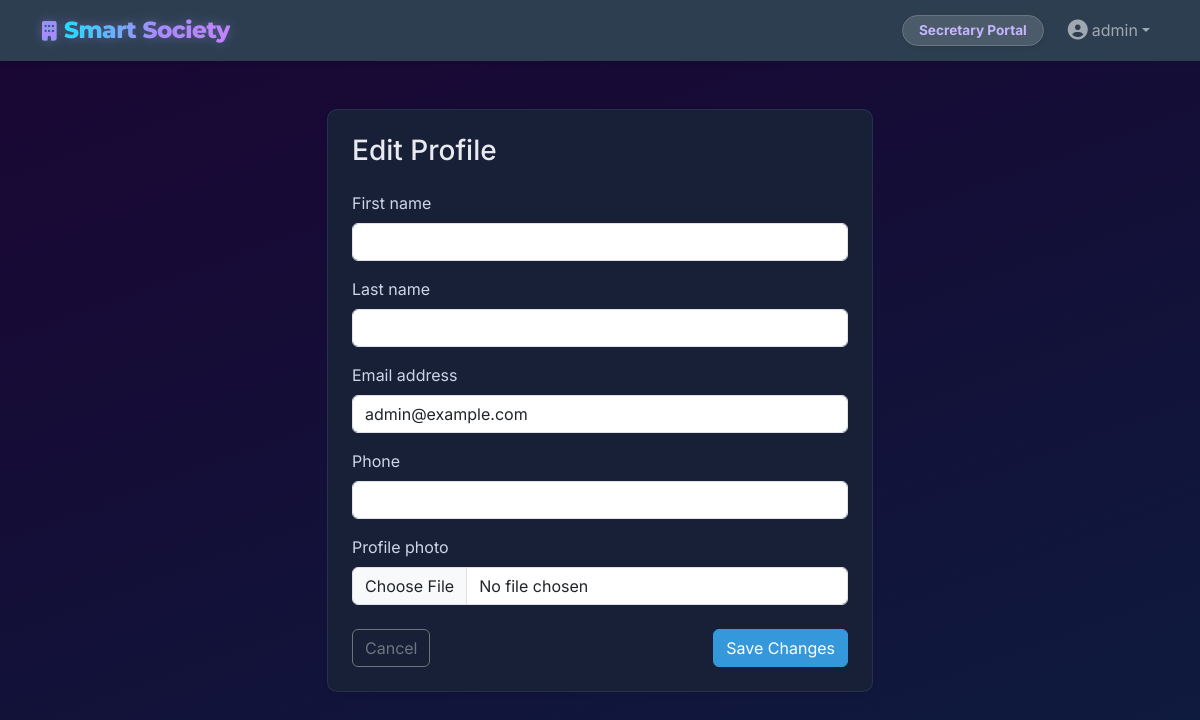
The app's page /profile/edit/ (signed in) with its own data.
### accounts/models.py (models this page shows, shortened)
class CustomUser(AbstractUser):
    role = models.CharField(max_length=15, choices=Role.choices, default=Role.RESIDENT)
    phone = models.CharField(max_length=15, blank=True, null=True)
    profile_photo = models.ImageField(upload_to='profile_photos/', blank=True, null=True)
    is_on_duty = models.BooleanField(default=False, help_text="Designates whether this staff member is currently working.")
    flat = models.ForeignKey('core.Flat', on_delete=models.SET_NULL, null=True, blank=True, related_name='residents')

### accounts/views.py (the view)
# urls.py: path('profile/edit/', views.profile_edit, name='profile_edit'),
@login_required
def profile_edit(request):
    from .forms import UserUpdateForm
    if request.method == 'POST':
        form = UserUpdateForm(request.POST, request.FILES, instance=request.user)
        if form.is_valid():
            form.save()
            messages.success(request, 'Your profile was successfully updated!')
            return redirect('profile')
    else:
        form = UserUpdateForm(instance=request.user)
    return render(request, 'accounts/profile_edit.html', {'form': form})

### accounts/forms.py
class UserUpdateForm(forms.ModelForm):
    class Meta:
        model = CustomUser
        fields = ('first_name', 'last_name', 'email', 'phone', 'profile_photo')

### templates/accounts/profile_edit.html (shortened to what this page needs)
{% extends 'base.html' %}
{% load crispy_forms_tags %}
{% block content %}
<div class="row justify-content-center mt-4">
    <div class="col-md-6">
        <div class="card p-4 shadow-sm border-0 border-top border-primary border-4">
            <h3 class="mb-4">Edit Profile</h3>
            <form method="post" enctype="multipart/form-data">
                {{ form|crispy }}
                <div class="mt-4 d-flex justify-content-between">
                    <a href="{% url 'profile' %}" class="btn btn-outline-secondary">Cancel</a>
                    <button type="submit" class="btn btn-primary">Save Changes</button>
                </div>
            </form>
        </div>
    </div>
</div>
{% endblock %}

### templates/base.html (shortened to what this page needs)
{% load static %}
<!DOCTYPE html>
<html lang="en">
<head>
    <link href="https://cdn.jsdelivr.net/npm/bootstrap@5.3.0/dist/css/bootstrap.min.css" rel="stylesheet">
    <link href="{% static 'css/style.css' %}?v=10" rel="stylesheet">
    <link rel="stylesheet" href="https://cdnjs.cloudflare.com/ajax/libs/font-awesome/6.4.0/css/all.min.css">
</head>
<body class="d-flex flex-column min-vh-100">
    <nav class="navbar navbar-expand-lg navbar-dark bg-primary sticky-top shadow-sm">
        <div class="container d-flex justify-content-between align-items-center">
            <a class="navbar-brand brand-logo" href="/"><i class="fa-solid fa-building me-2" style="font-size:1.2rem; -webkit-text-fill-color: #a78bfa;"></i>Smart Society</a>
            <div class="collapse navbar-collapse" id="navbarNav">
                <ul class="navbar-nav ms-auto align-items-center">
                    {% if user.is_authenticated %}
                        <li class="nav-item me-3">
                            <span class="badge bg-light text-primary rounded-pill py-2 px-3 shadow-sm border border-secondary" style="font-size: 0.85rem;">
                                {{ user.get_role_display }} Portal
                            </span>
                        </li>
                        <li class="nav-item dropdown">
                            <a class="nav-link dropdown-toggle d-flex align-items-center" href="#" id="navbarDropdown" role="button" data-bs-toggle="dropdown" aria-expanded="false">
                                {% if user.profile_photo %}
                                    <img src="{{ user.profile_photo.url }}" alt="Profile" class="rounded-circle me-2" style="width: 30px; height: 30px; object-fit: cover;">
                                {% else %}
                                    <i class="fa-solid fa-user-circle me-1 fs-5"></i>
                                {% endif %}
                                {{ user.username }}
                            </a>
                        </li>
                    {% else %}
                        <li class="nav-item">
                            <a class="nav-link" href="{% url 'landing' %}">Login / Sign Up</a>
                        </li>
                    {% endif %}
                </ul>
            </div>
        </div>
    </nav>
    <div class="container my-4 flex-grow-1">
        {% block content %}
        {% endblock %}
    </div>
</body>
</html>

### static/css/style.css (style rules this page uses)
body { font-family: 'Inter', sans-serif; background: linear-gradient(160deg, #1a0533 0%, #0d1b3e 100%) !important; background-attachment: fixed !important; min-height: 100vh; color: #e8eaf0; }
.bg-primary { background-color: #2c3e50 !important; }
.brand-logo { font-family: 'Montserrat', sans-serif; font-weight: 800; font-size: 1.45rem; letter-spacing: -0.5px; background: linear-gradient(90deg, #00f2fe 0%, #a78bfa 60%, #c084fc 100%); -webkit-background-clip: text; -webkit-text-fill-color: transparent; background-clip: text; filter: drop-shadow(0 0 6px rgba(167,139,250,0.4)); }
.card { border: none; border-radius: 10px; background: #182038; box-shadow: 0 4px 24px rgba(0, 0, 0, 0.5); transition: transform 0.2s; color: #e8eaf0; }
.btn-primary { background-color: #3498db; border-color: #3498db; }
h1, h2, h3, h4, h5, h6 { color: #e8eaf0; }
p, span, small, li, td, th, label { color: #cdd6e8; }
.card { background: #182038 !important; border: 1px solid rgba(100, 130, 200, 0.18) !important; }
.badge.bg-light { background: rgba(255,255,255,0.15) !important; color: #c4b5fd !important; }

### records on screen
CustomUser: role "Secretary", username "admin", email "admin@example.com"
